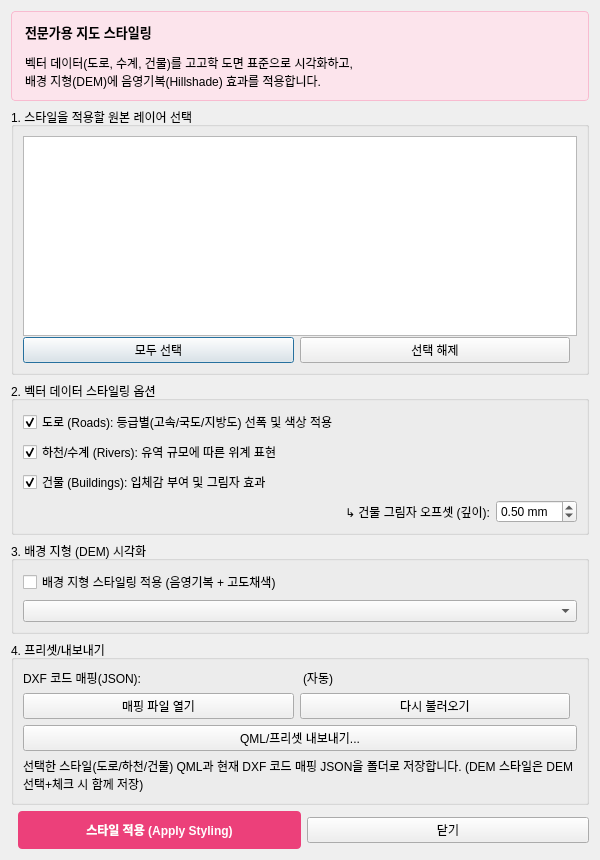
<?xml version="1.0" encoding="UTF-8"?>
<ui version="4.0">
 <class>MapStylingDialog</class>
 <widget class="QDialog" name="MapStylingDialog">
  <property name="geometry">
   <rect>
    <x>0</x>
    <y>0</y>
    <width>600</width>
    <height>860</height>
   </rect>
  </property>
  <property name="windowTitle">
   <string>고고학 도면 시각화 도구 (Map Styler) - ArchToolkit</string>
  </property>
  <layout class="QVBoxLayout" name="verticalLayout">
   <item>
    <widget class="QLabel" name="lblHeader">
     <property name="text">
      <string>&lt;html&gt;&lt;head/&gt;&lt;body&gt;&lt;p&gt;&lt;span style=&quot; font-size:10pt; font-weight:600;&quot;&gt;전문가용 지도 스타일링&lt;/span&gt;&lt;/p&gt;&lt;p&gt;벡터 데이터(도로, 수계, 건물)를 고고학 도면 표준으로 시각화하고,&lt;br/&gt;배경 지형(DEM)에 음영기복(Hillshade) 효과를 적용합니다.&lt;/p&gt;&lt;/body&gt;&lt;/html&gt;</string>
     </property>
     <property name="styleSheet">
      <string>background-color: #fce4ec; padding: 10px; border-radius: 4px; border: 1px solid #f8bbd0;</string>
     </property>
    </widget>
   </item>
   <item>
    <widget class="QGroupBox" name="groupLayerSelect">
     <property name="title">
      <string>1. 스타일을 적용할 원본 레이어 선택</string>
     </property>
     <layout class="QVBoxLayout" name="verticalLayout_2">
      <item>
       <widget class="QListWidget" name="lstLayers">
        <property name="minimumSize">
         <size>
          <width>0</width>
          <height>200</height>
         </size>
        </property>
        <property name="alternatingRowColors">
         <bool>true</bool>
        </property>
       </widget>
      </item>
      <item>
       <layout class="QHBoxLayout" name="horizontalLayout">
        <item>
         <widget class="QPushButton" name="btnSelectAll">
          <property name="text">
           <string>모두 선택</string>
          </property>
         </widget>
        </item>
        <item>
         <widget class="QPushButton" name="btnDeselectAll">
          <property name="text">
           <string>선택 해제</string>
          </property>
         </widget>
        </item>
        <item>
         <spacer name="horizontalSpacer">
          <property name="orientation">
           <enum>Qt::Horizontal</enum>
          </property>
         </spacer>
        </item>
       </layout>
      </item>
     </layout>
    </widget>
   </item>
   <item>
    <widget class="QGroupBox" name="groupVectorStyle">
     <property name="title">
      <string>2. 벡터 데이터 스타일링 옵션</string>
     </property>
     <layout class="QVBoxLayout" name="verticalLayout_3">
      <item>
       <widget class="QCheckBox" name="chkRoads">
        <property name="text">
         <string>도로 (Roads): 등급별(고속/국도/지방도) 선폭 및 색상 적용</string>
        </property>
        <property name="checked">
         <bool>true</bool>
        </property>
       </widget>
      </item>
      <item>
       <widget class="QCheckBox" name="chkRivers">
        <property name="text">
         <string>하천/수계 (Rivers): 유역 규모에 따른 위계 표현</string>
        </property>
        <property name="checked">
         <bool>true</bool>
        </property>
       </widget>
      </item>
      <item>
       <widget class="QCheckBox" name="chkBuildings">
        <property name="text">
         <string>건물 (Buildings): 입체감 부여 및 그림자 효과</string>
        </property>
        <property name="checked">
         <bool>true</bool>
        </property>
       </widget>
      </item>
      <item>
       <layout class="QHBoxLayout" name="horizontalLayout_Shadow">
        <item>
         <spacer name="horizontalSpacer_2">
          <property name="orientation">
           <enum>Qt::Horizontal</enum>
          </property>
          <property name="sizeHint" stdset="0">
           <size>
            <width>20</width>
            <height>20</height>
           </size>
          </property>
         </spacer>
        </item>
        <item>
         <widget class="QLabel" name="label_Shadow">
          <property name="text">
           <string>↳ 건물 그림자 오프셋 (깊이):</string>
          </property>
         </widget>
        </item>
        <item>
         <widget class="QDoubleSpinBox" name="spinOffset">
          <property name="value">
           <double>0.5</double>
          </property>
          <property name="singleStep">
           <double>0.1</double>
          </property>
          <property name="suffix">
           <string> mm</string>
          </property>
         </widget>
        </item>
       </layout>
      </item>
     </layout>
    </widget>
   </item>
   <item>
   <widget class="QGroupBox" name="groupDemStyle">
     <property name="title">
      <string>3. 배경 지형 (DEM) 시각화</string>
     </property>
     <layout class="QVBoxLayout" name="verticalLayout_4">
      <item>
       <widget class="QCheckBox" name="chkDemStyling">
        <property name="text">
         <string>배경 지형 스타일링 적용 (음영기복 + 고도채색)</string>
        </property>
       </widget>
      </item>
      <item>
       <widget class="QgsMapLayerComboBox" name="cmbDemLayer">
        <property name="enabled">
         <bool>true</bool>
        </property>
       </widget>
      </item>
     </layout>
    </widget>
   </item>
   <item>
    <widget class="QGroupBox" name="groupPresetExport">
     <property name="title">
      <string>4. 프리셋/내보내기</string>
     </property>
     <layout class="QVBoxLayout" name="verticalLayout_PresetExport">
      <item>
       <layout class="QHBoxLayout" name="horizontalLayout_CodeConfig">
        <item>
         <widget class="QLabel" name="label_CodeConfig">
          <property name="text">
           <string>DXF 코드 매핑(JSON):</string>
          </property>
         </widget>
        </item>
        <item>
         <widget class="QLabel" name="lblCodeConfigPath">
          <property name="text">
           <string>(자동)</string>
          </property>
          <property name="textInteractionFlags">
           <set>Qt::TextSelectableByKeyboard|Qt::TextSelectableByMouse</set>
          </property>
         </widget>
        </item>
       </layout>
      </item>
      <item>
       <layout class="QHBoxLayout" name="horizontalLayout_CodeButtons">
        <item>
         <widget class="QPushButton" name="btnOpenCodeConfig">
          <property name="text">
           <string>매핑 파일 열기</string>
          </property>
         </widget>
        </item>
        <item>
         <widget class="QPushButton" name="btnReloadCodeConfig">
          <property name="text">
           <string>다시 불러오기</string>
          </property>
         </widget>
        </item>
        <item>
         <spacer name="horizontalSpacer_4">
          <property name="orientation">
           <enum>Qt::Horizontal</enum>
          </property>
         </spacer>
        </item>
       </layout>
      </item>
      <item>
       <widget class="QPushButton" name="btnExportPreset">
        <property name="text">
         <string>QML/프리셋 내보내기...</string>
        </property>
       </widget>
      </item>
      <item>
       <widget class="QLabel" name="lblPresetHint">
        <property name="text">
         <string>선택한 스타일(도로/하천/건물) QML과 현재 DXF 코드 매핑 JSON을 폴더로 저장합니다. (DEM 스타일은 DEM 선택+체크 시 함께 저장)</string>
        </property>
        <property name="wordWrap">
         <bool>true</bool>
        </property>
       </widget>
      </item>
     </layout>
    </widget>
   </item>
   <item>
    <layout class="QHBoxLayout" name="horizontalLayout_Buttons">
     <item>
      <spacer name="horizontalSpacer_3">
       <property name="orientation">
        <enum>Qt::Horizontal</enum>
       </property>
      </spacer>
     </item>
     <item>
      <widget class="QPushButton" name="btnApply">
       <property name="text">
        <string>스타일 적용 (Apply Styling)</string>
       </property>
       <property name="styleSheet">
        <string>padding: 10px 20px; font-weight: bold; background-color: #ec407a; color: white; border-radius: 4px;</string>
       </property>
      </widget>
     </item>
     <item>
      <widget class="QPushButton" name="btnClose">
       <property name="text">
        <string>닫기</string>
       </property>
      </widget>
     </item>
    </layout>
   </item>
  </layout>
 </widget>
 <customwidgets>
  <customwidget>
   <class>QgsMapLayerComboBox</class>
   <extends>QComboBox</extends>
   <header>qgis.gui</header>
  </customwidget>
 </customwidgets>
 <resources/>
 <connections/>
</ui>
